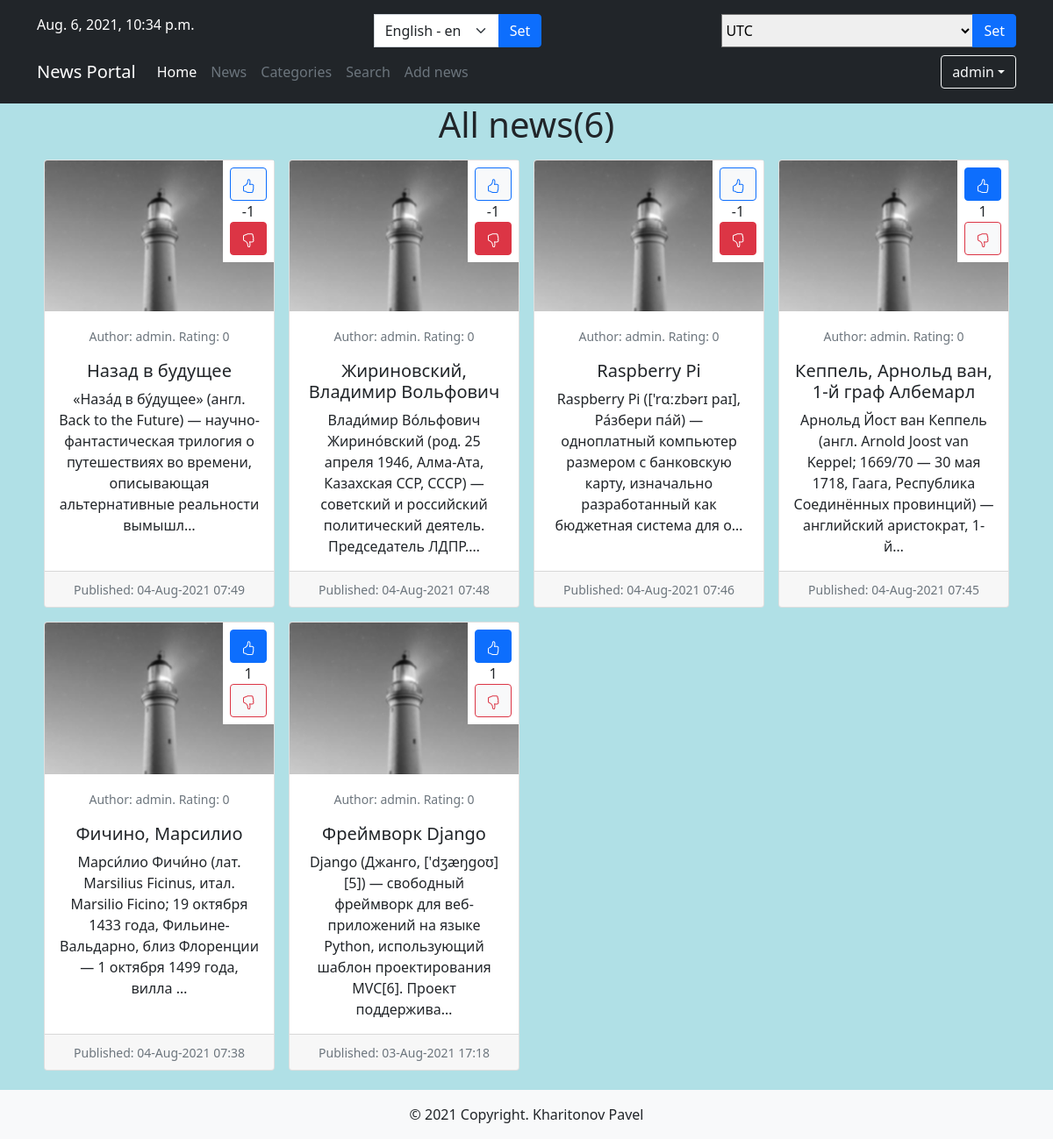
The app's page / (signed in) with its own data.
### news/models.py (models this page shows, shortened)
class Post(models.Model):
    ARTICLE = 'AR'
    NEWS = 'NS'
    POST_CHOICES = (
        (ARTICLE, _('Article')),
        (NEWS, pgettext_lazy('Singular', 'News')),
    )
    author = models.ForeignKey(Author, on_delete=models.CASCADE, verbose_name=_('Author'))
    type_post = models.CharField(max_length=2, choices=POST_CHOICES,
                                 default=ARTICLE, verbose_name=_('Type'))
    created_at = models.DateTimeField(auto_now_add=True, verbose_name=_('Date of creation'))
    category = models.ManyToManyField(Category, through='PostCategory', verbose_name=_('Category'))
    title = models.CharField(max_length=255, verbose_name=_('Title'))
    content = models.TextField(verbose_name=_('Content'))
    rating = models.IntegerField(default=0, verbose_name=_('Rating'))
    users_with_like = models.ManyToManyField(User, blank=True, null=True, related_name='users_with_like')
    users_with_dislike = models.ManyToManyField(User, editable=False, blank=True, null=True, related_name='users_with_dislike')
    def get_absolute_url(self):
        return f'/news/{self.id}'
    class Meta:
        verbose_name = _('Publication')
        verbose_name_plural = _('Publications')
        ordering = ('-id',)

class Author(models.Model):
    user = models.OneToOneField(User, on_delete=models.CASCADE, verbose_name=_('User'))
    rating = models.IntegerField(default=0, verbose_name=_('Rating'))
    def get_rating(self):
        return self.rating
    def __str__(self):
        return f'{self.user}'
    class Meta:
        verbose_name = _('Author')
        verbose_name_plural = _('Authors')

### news/views.py (the view)
# urls.py: path('', HomeView.as_view(), name='home'),
class HomeView(ListView):
    model = Post
    template_name = 'news/posts.html'
    context_object_name = 'posts'
    ordering = ['-created_at']
    def get_context_data(self, **kwargs):
        context = super().get_context_data(**kwargs)
        context['count_post'] = Post.objects.all().count()
        return context

### news/templatetags/custom_tags.py (called while the page is built)
@register.filter(name='censor')
def censor(value):
    words = ['дурак', 'сука']
    for word in words:
        if word in value:
            value = value.replace(word, '***')
    return str(value)

@register.simple_tag(name='is_not_author', takes_context=True)
def is_not_author(context):
    request = context["request"]
    is_not_author = not request.user.groups.filter(name='authors').exists()
    return is_not_author

@register.simple_tag(name='get_current_time')
def get_current_time():
    return timezone.now()

@register.simple_tag(name='get_timezones')
def get_timezones():
    return pytz.common_timezones

### news/templates/news/posts.html (shortened to what this page needs)
{% extends 'default.html' %}
{% load i18n %}
{% block content %}
<h1 class="text-center">{% trans "All news" %}({{ count_post }})</h1>
{% if posts %}
<div class="card-group text-left">
  {% for post in posts %}
  {% block card %}
    {% include 'news/inc/_card.html' %}
  {% endblock card%}
  {% endfor %}
</div>
  {% else %}
    <div class="alert alert-primary" role="alert">
      {% trans "No news yet" %}
    </div>
  {% endif %}
{% endblock content %}

### templates/default.html (shortened to what this page needs)
{% load static %}
{% load custom_tags %}
{% load i18n %}
{% load tz %}
{% is_not_author as is_not_author %}
<!doctype html>
<html lang="en">
  <head>
      <link href="{% static 'css/bootstrap.min.css' %}" rel="stylesheet">
  </head>
  <body>
  <header class="p-3 bg-dark text-white">
    <div class="container mb-2">
        <div class="btn-toolbar justify-content-between">
          {% get_current_timezone as TIME_ZONE %}
          {% get_timezones as timezones %}
          {% get_current_time as current_time %}
          <div>{{ current_time|timezone:TIME_ZONE }}</div>
          <form action="{% url 'set_language' %}" method="POST"> {% csrf_token %}
            <div class="input-group">
              <select name="language" id="" class="form-select">
                {% get_available_languages as LANGUAGES %}
                {% get_language_info_list for LANGUAGES as languages %}
                {% get_current_language as LANGUAGE_CODE %}
                {% for language in languages %}
                <option value="{{ language.code }}" {% if language.code == LANGUAGE_CODE %} selected {% endif %} >
                  {{ language.name_local }} - {{ language.code }}
                </option>
                {% endfor %}
              </select>
              <input type="submit" value="{% trans 'Set' %}" class="btn btn-primary">
            </div>
          </form>
          <form action="{% url 'set_timezone' %}" method="POST">
              <div class="input-group">
                <select name="timezone">
                    {% for tz in timezones %}
                    <option value="{{ tz }}"{% if tz == TIME_ZONE %} selected{% endif %}>{{ tz }}</option>
                    {% endfor %}
                </select>
                <input type="submit" value="{% trans 'Set' %}" class="btn btn-primary">
              </div>
          </form>
      </div>
    </div>
    <div class="container">
      <div class="d-flex flex-wrap align-items-center justify-content-center justify-content-lg-start">
        <a href="/" class="navbar-brand d-flex align-items-center mb-2 mb-lg-0 text-white text-decoration-none">
          News Portal
        </a>
        {% with request.resolver_match.url_name as url_name %}
        <ul class="nav col-12 col-lg-auto me-lg-auto mb-2 justify-content-center mb-md-0">
          <li><a href="{% url 'home' %}" class="nav-link px-2 {% if url_name == 'home' %}text-white{% else %}text-secondary{% endif %}">{% trans "Home" %}</a></li>
          <li><a href="{% url 'news' %}" class="nav-link px-2 {% if url_name == 'news' %}text-white{% else %}text-secondary{% endif %}">{% trans "News" %}</a></li>
          <li><a href="{% url 'categories_list' %}" class="nav-link px-2 {% if url_name == 'categories_list' %}text-white{% else %}text-secondary{% endif %}">{% trans "Categories" %}</a></li>
          <li><a href="{% url 'post_search' %}" class="nav-link px-2 {% if url_name == 'post_search' %}text-white{% else %}text-secondary{% endif %}">{% trans "Search" %}</a></li>
          {% if not is_not_author %}
          <li><a href="{% url 'post_add' %}" class="nav-link px-2 {% if url_name == 'post_add' %}text-white{% else %}text-secondary{% endif %}">{% trans "Add news" %}</a></li>
          {% endif %}
        </ul>
        {% endwith %}
        {% if request.user.is_authenticated %}
        <div class="text-end">
          <a class="btn btn-outline-light dropdown-toggle" data-bs-toggle="dropdown" href="#" role="button" aria-expanded="false">{{ request.user.username }}</a>
        </div>
          {% else %}
        <div class="text-end">
          <a href="{% url 'account_login' %}" class="btn btn-outline-light me-2">{% trans "Login" %}</a>
          <a href="{% url 'account_signup' %}" class="btn btn-warning">{% trans "Registration" %}</a>
        </div>
        {% endif %}
      </div>
    </div>
  </header>
  <main class="container" style="margin-bottom: 70px;">
    {% block content %}
    {% endblock content %}
  </main>
  <footer class="bg-light fixed-bottom">
    <div class="text-center py-3">© 2021 Copyright.
      <span>Kharitonov Pavel</span>
    </div>
  </footer>
  </body>
</html>

### news/templates/news/inc/_card.html (shortened to what this page needs)
{% load custom_tags %}
{% load i18n %}
  <div class="col-12 col-md-6 col-lg-4 col-xl-3 p-2 text-center">
    <div class="card h-100" >
      <span class="position-absolute top-0 end-0 p-2 bg-white">
        {% if request.user.is_authenticated %}
        <form action="{% url 'like' %}" method="POST">
          <button type="submit" value="{{ post.pk }}" name="pk" class="btn {% if request.user in post.users_with_like.all %}btn-primary{% else %}btn-light btn-outline-primary{% endif %}" >
          </button>
        </form>
        {% endif %}
        <span class="text-dark">{{ post.rating }}</span>
        {% if request.user.is_authenticated %}
        <form action="{% url 'dislike' %}" method="POST">
          <button type="submit" value="{{ post.pk }}" name="pk" class="btn {% if request.user in post.users_with_dislike.all %}btn-danger{% else %}btn-light btn-outline-danger{% endif %}">
          </button>
        </form>
        {% endif %}
      </span>
      <img src="/media/photo.jpg" class="card-img-top" alt="{{ post.title|censor }}">
      <div class="card-body">
        <p class="card-text"><small class="text-muted">{% trans "Author" %}: {{ post.author }}. {% trans "Rating" %}: {{ post.author.get_rating }}</small></p>
        <h5 class="card-title"><a href="{{ post.get_absolute_url }}" class="text-dark text-decoration-none">{{ post.title|censor }}</a></h5>
        <p class="card-text">{{ post.content|censor|truncatechars:150 }}</p>
      </div>
      <div class="card-footer">
        <small class="text-muted">{% trans "Published" %}: {{ post.created_at|date:'d-M-Y H:i'  }}</small>
      </div>
    </div>
  </div>

### news/templates/news/posts.html (style rules this page uses)
.card { transition: .1s; }

### records on screen
Post: {{ post.pk }} 6 (drawn), rating "-1", author "admin", author.get_rating "0", title|censor "Назад в будущее", content|censor "«Наза́д в бу́дущее» (англ. Back to the Future) — научно-фантастическая трилогия о путешествиях во времени, описывающая альтернативные реальности вымышл…", created_at "04-Aug-2021 07:49"
Post: {{ post.pk }} 5 (drawn), rating "-1", author "admin", author.get_rating "0", title|censor "Жириновский, Владимир Вольфович", content|censor "Влади́мир Во́льфович Жирино́вский (род. 25 апреля 1946, Алма-Ата, Казахская ССР, СССР) — советский и российский политический деятель. Председатель ЛДПР.…", created_at "04-Aug-2021 07:48"
Post: {{ post.pk }} 4 (drawn), rating "-1", author "admin", author.get_rating "0", title|censor "Raspberry Pi", content|censor "Raspberry Pi (['rɑːzbərɪ paɪ], Ра́збери па́й) — одноплатный компьютер размером с банковскую карту, изначально разработанный как бюджетная система для о…", created_at "04-Aug-2021 07:46"
Post: {{ post.pk }} 3 (drawn), rating "1", author "admin", author.get_rating "0", title|censor "Кеппель, Арнольд ван, 1-й граф Албемарл", content|censor "Арнольд Йост ван Кеппель (англ. Arnold Joost van Keppel; 1669/70 — 30 мая 1718, Гаага, Республика Соединённых провинций) — английский аристократ, 1-й…", created_at "04-Aug-2021 07:45"
Post: {{ post.pk }} 2 (drawn), rating "1", author "admin", author.get_rating "0", title|censor "Фичино, Марсилио", content|censor "Марси́лио Фичи́но (лат. Marsilius Ficinus, итал. Marsilio Ficino; 19 октября 1433 года, Фильине-Вальдарно, близ Флоренции — 1 октября 1499 года, вилла …", created_at "04-Aug-2021 07:38"
Post: rating "1", author "admin", author.get_rating "0", title|censor "Фреймворк Django", content|censor "Django (Джанго, ['dʒæŋɡoʊ][5]) — свободный фреймворк для веб-приложений на языке Python, использующий шаблон проектирования MVC[6]. Проект поддержива…", created_at "03-Aug-2021 17:18"

### other values on screen
{{ current_time|timezone:TIME_ZONE }} "Aug. 6, 2021, 10:34 p.m."
{{ request.user.username }} "admin"
{{ count_post }} "6"
form field language "English - en"
form field timezone "UTC"
